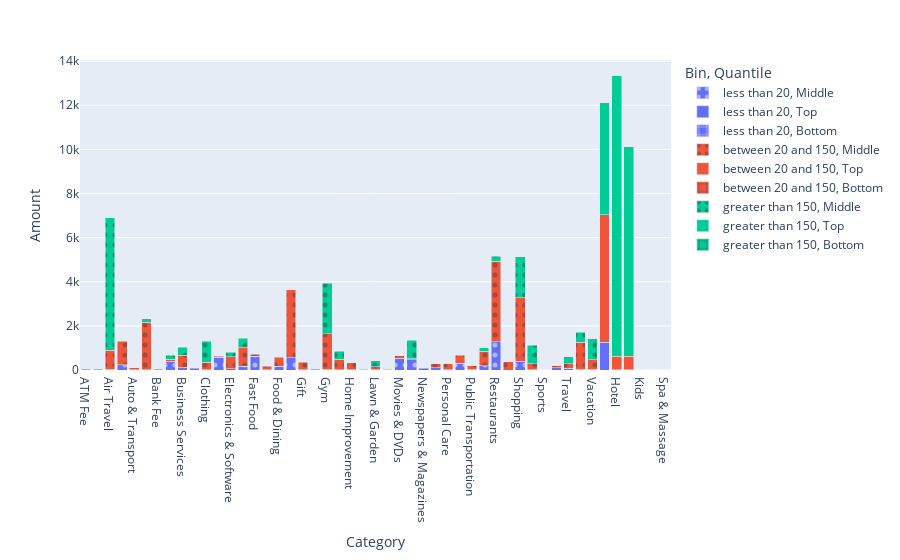

Notebook code cell kept with this figure:
### Code cell
fig = px.bar(dff, x=x, y='Amount', color='Bin', barmode='stack', pattern_shape='Quantile',
      pattern_shape_sequence=[".", "", "+"])
fig.show()

### Figure 1 — Plotly figure (JSON) as saved in the notebook; plotly's stock layout.template omitted (floating-point values rounded to 4 significant figures)
{"data": [{"alignmentgroup": "True", "hovertemplate": "Bin=less than 20<br>Quantile=Middle<br>Category=%{x}<br>Amount=%{y}<extra></extra>", "legendgroup": "less than 20, Middle", "marker": {"color": "#636efa", "pattern": {"shape": "."}}, "name": "less than 20, Middle", "offsetgroup": "less than 20, Middle", "orientation": "v", "showlegend": true, "textposition": "auto", "type": "bar", "x": ["ATM Fee", "Advertising", "Air Travel", "Alcohol & Bars", "Auto & Transport", "Auto Insurance", "Bank Fee", "Books", "Business Services", "Charity", "Clothing", "Coffee Shops", "Electronics & Software", "Entertainment", "Fast Food", "Financial", "Food & Dining", "Gas & Fuel", "Gift", "Gifts & Donations", "Gym", "Hair", "Home Improvement", "Late Fee", "Lawn & Garden", "Life Insurance", "Movies & DVDs", "Music", "Newspapers & Magazines", "Parking", "Personal Care", "Pharmacy", "Public Transportation", "Rental Car & Taxi", "Restaurants", "Service Fee", "Shopping", "Sporting Goods", "Sports", "Television", "Travel", "Utilities", "Vacation"], "xaxis": "x", "y": [28.5, 24.65, 40.25, 239.9, 11.9, 15.98, 4, 400.9, 128.0, 81.15, 10.95, 579.8, 58.6, 180.1, 626.2, 10, 170.8, 557.1, 16.56, 29.65, 25.01, 20, 14.23, 10, 8.66, 34.57, 534.1, 457.2, 75, 98.4, 20, 314.2, 42.58, 184.3, 1280.0, 0, 402.1, 2, 14.34, 96.22, 71.12, 27.71, 36.59], "yaxis": "y"}, {"alignmentgroup": "True", "hovertemplate": "Bin=less than 20<br>Quantile=Top<br>Category=%{x}<br>Amount=%{y}<extra></extra>", "legendgroup": "less than 20, Top", "marker": {"color": "#636efa", "pattern": {"shape": ""}}, "name": "less than 20, Top", "offsetgroup": "less than 20, Top", "orientation": "v", "showlegend": true, "textposition": "auto", "type": "bar", "x": ["Groceries", "Hotel", "Service & Parts"], "xaxis": "x", "y": [1269.0, 19.98, 3], "yaxis": "y"}, {"alignmentgroup": "True", "hovertemplate": "Bin=less than 20<br>Quantile=Bottom<br>Category=%{x}<br>Amount=%{y}<extra></extra>", "legendgroup": "less than 20, Bottom", "marker": {"color": "#636efa", "pattern": {"shape": "+"}}, "name": "less than 20, Bottom", "offsetgroup": "less than 20, Bottom", "orientation": "v", "showlegend": true, "textposition": "auto", "type": "bar", "x": ["Kids", "Shipping", "Spa & Massage"], "xaxis": "x", "y": [3.89, 1.05, 2.15], "yaxis": "y"}, {"alignmentgroup": "True", "hovertemplate": "Bin=between 20 and 150<br>Quantile=Middle<br>Category=%{x}<br>Amount=%{y}<extra></extra>", "legendgroup": "between 20 and 150, Middle", "marker": {"color": "#EF553B", "pattern": {"shape": "."}}, "name": "between 20 and 150, Middle", "offsetgroup": "between 20 and 150, Middle", "orientation": "v", "showlegend": true, "textposition": "auto", "type": "bar", "x": ["ATM Fee", "Advertising", "Air Travel", "Alcohol & Bars", "Auto & Transport", "Auto Insurance", "Bank Fee", "Books", "Business Services", "Charity", "Clothing", "Coffee Shops", "Electronics & Software", "Entertainment", "Fast Food", "Financial", "Food & Dining", "Gas & Fuel", "Gift", "Gifts & Donations", "Gym", "Hair", "Home Improvement", "Late Fee", "Lawn & Garden", "Life Insurance", "Movies & DVDs", "Music", "Newspapers & Magazines", "Parking", "Personal Care", "Pharmacy", "Public Transportation", "Rental Car & Taxi", "Restaurants", "Service Fee", "Shopping", "Sporting Goods", "Sports", "Television", "Travel", "Utilities", "Vacation"], "xaxis": "x", "y": [null, null, 861.8, 1053.0, 85, 2139.0, 45.77, 92.78, 531.6, null, 337.9, 51.43, 540.0, 824.7, 82.2, 164.7, 412.1, 3086.0, 332.5, null, 1627.0, 476, 304.4, 35, 140.7, 22.75, 121.4, 49, null, 189.8, 258.7, 348.9, 160, 659.4, 3660.0, 384, 2864.0, 282.5, null, 90.52, 209.0, 1241.0, 432.8], "yaxis": "y"}, {"alignmentgroup": "True", "hovertemplate": "Bin=between 20 and 150<br>Quantile=Top<br>Category=%{x}<br>Amount=%{y}<extra></extra>", "legendgroup": "between 20 and 150, Top", "marker": {"color": "#EF553B", "pattern": {"shape": ""}}, "name": "between 20 and 150, Top", "offsetgroup": "between 20 and 150, Top", "orientation": "v", "showlegend": true, "textposition": "auto", "type": "bar", "x": ["Groceries", "Hotel", "Service & Parts"], "xaxis": "x", "y": [5777.0, 596.6, 612.9], "yaxis": "y"}, {"alignmentgroup": "True", "hovertemplate": "Bin=between 20 and 150<br>Quantile=Bottom<br>Category=%{x}<br>Amount=%{y}<extra></extra>", "legendgroup": "between 20 and 150, Bottom", "marker": {"color": "#EF553B", "pattern": {"shape": "+"}}, "name": "between 20 and 150, Bottom", "offsetgroup": "between 20 and 150, Bottom", "orientation": "v", "showlegend": true, "textposition": "auto", "type": "bar", "x": ["Kids", "Shipping", "Spa & Massage"], "xaxis": "x", "y": [null, null, null], "yaxis": "y"}, {"alignmentgroup": "True", "hovertemplate": "Bin=greater than 150<br>Quantile=Middle<br>Category=%{x}<br>Amount=%{y}<extra></extra>", "legendgroup": "greater than 150, Middle", "marker": {"color": "#00cc96", "pattern": {"shape": "."}}, "name": "greater than 150, Middle", "offsetgroup": "greater than 150, Middle", "orientation": "v", "showlegend": true, "textposition": "auto", "type": "bar", "x": ["ATM Fee", "Advertising", "Air Travel", "Alcohol & Bars", "Auto & Transport", "Auto Insurance", "Bank Fee", "Books", "Business Services", "Charity", "Clothing", "Coffee Shops", "Electronics & Software", "Entertainment", "Fast Food", "Financial", "Food & Dining", "Gas & Fuel", "Gift", "Gifts & Donations", "Gym", "Hair", "Home Improvement", "Late Fee", "Lawn & Garden", "Life Insurance", "Movies & DVDs", "Music", "Newspapers & Magazines", "Parking", "Personal Care", "Pharmacy", "Public Transportation", "Rental Car & Taxi", "Restaurants", "Service Fee", "Shopping", "Sporting Goods", "Sports", "Television", "Travel", "Utilities", "Vacation"], "xaxis": "x", "y": [null, null, 5997.0, null, null, 157.7, null, 178.6, 365, null, 945.2, null, 199, 432.4, null, null, null, null, null, null, 2284.0, 350, null, null, 270.6, null, null, 836.7, null, null, null, null, null, 154.7, 215.7, null, 1865.0, 838.9, null, null, 318.1, 452.3, 938.8], "yaxis": "y"}, {"alignmentgroup": "True", "hovertemplate": "Bin=greater than 150<br>Quantile=Top<br>Category=%{x}<br>Amount=%{y}<extra></extra>", "legendgroup": "greater than 150, Top", "marker": {"color": "#00cc96", "pattern": {"shape": ""}}, "name": "greater than 150, Top", "offsetgroup": "greater than 150, Top", "orientation": "v", "showlegend": true, "textposition": "auto", "type": "bar", "x": ["Groceries", "Hotel", "Service & Parts"], "xaxis": "x", "y": [5074.0, 12730.0, 9503.0], "yaxis": "y"}, {"alignmentgroup": "True", "hovertemplate": "Bin=greater than 150<br>Quantile=Bottom<br>Category=%{x}<br>Amount=%{y}<extra></extra>", "legendgroup": "greater than 150, Bottom", "marker": {"color": "#00cc96", "pattern": {"shape": "+"}}, "name": "greater than 150, Bottom", "offsetgroup": "greater than 150, Bottom", "orientation": "v", "showlegend": true, "textposition": "auto", "type": "bar", "x": ["Kids", "Shipping", "Spa & Massage"], "xaxis": "x", "y": [null, null, null], "yaxis": "y"}], "layout": {"autosize": true, "barmode": "stack", "legend": {"title": {"text": "Bin, Quantile"}, "tracegroupgap": 0}, "margin": {"t": 60}, "xaxis": {"anchor": "y", "autorange": true, "domain": [0, 1], "range": [-0.5, 48.5], "showspikes": false, "title": {"text": "Category"}, "type": "category"}, "yaxis": {"anchor": "x", "autorange": true, "domain": [0, 1], "range": [0, 14050.0], "showspikes": false, "title": {"text": "Amount"}, "type": "linear"}}}
